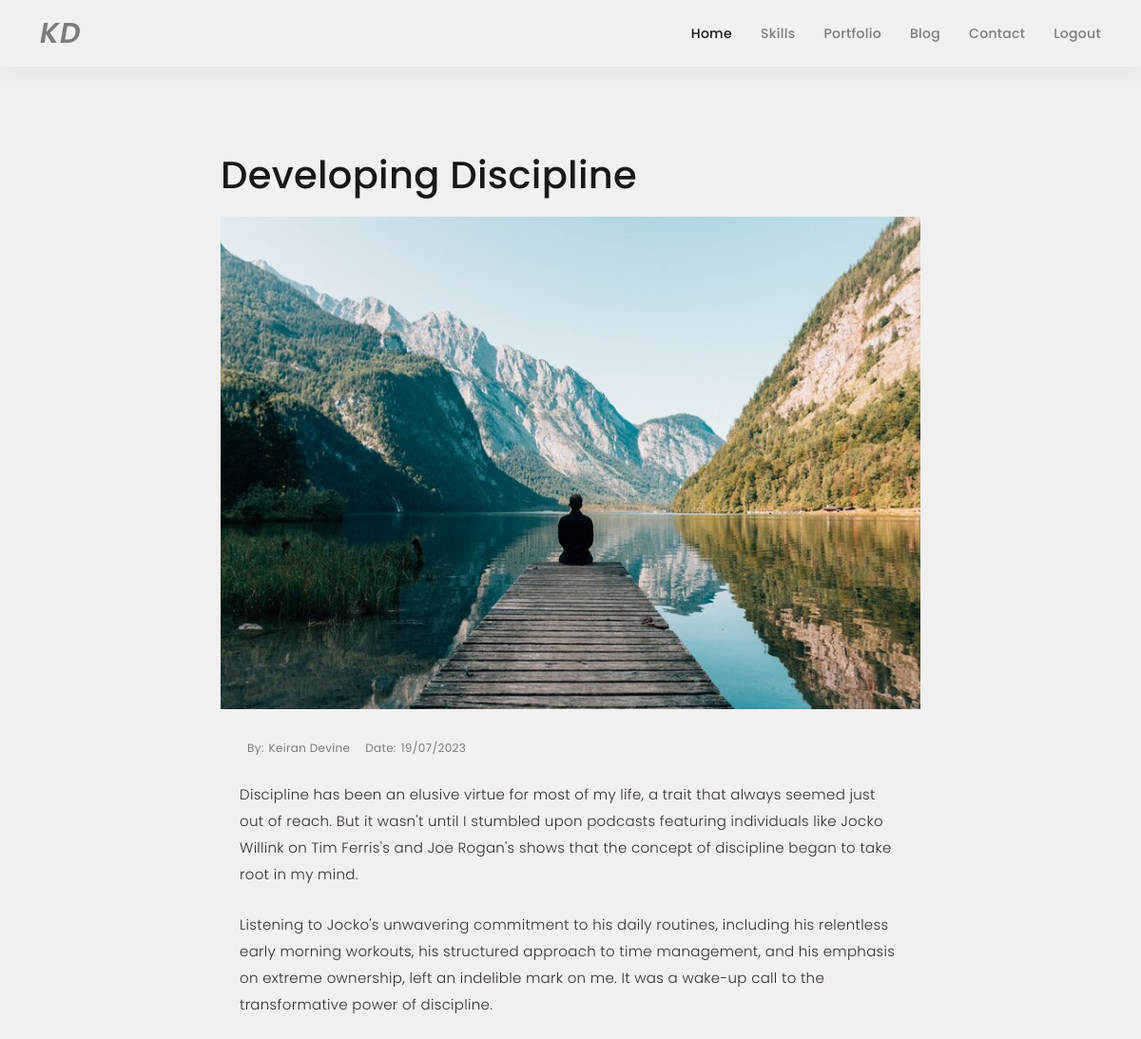
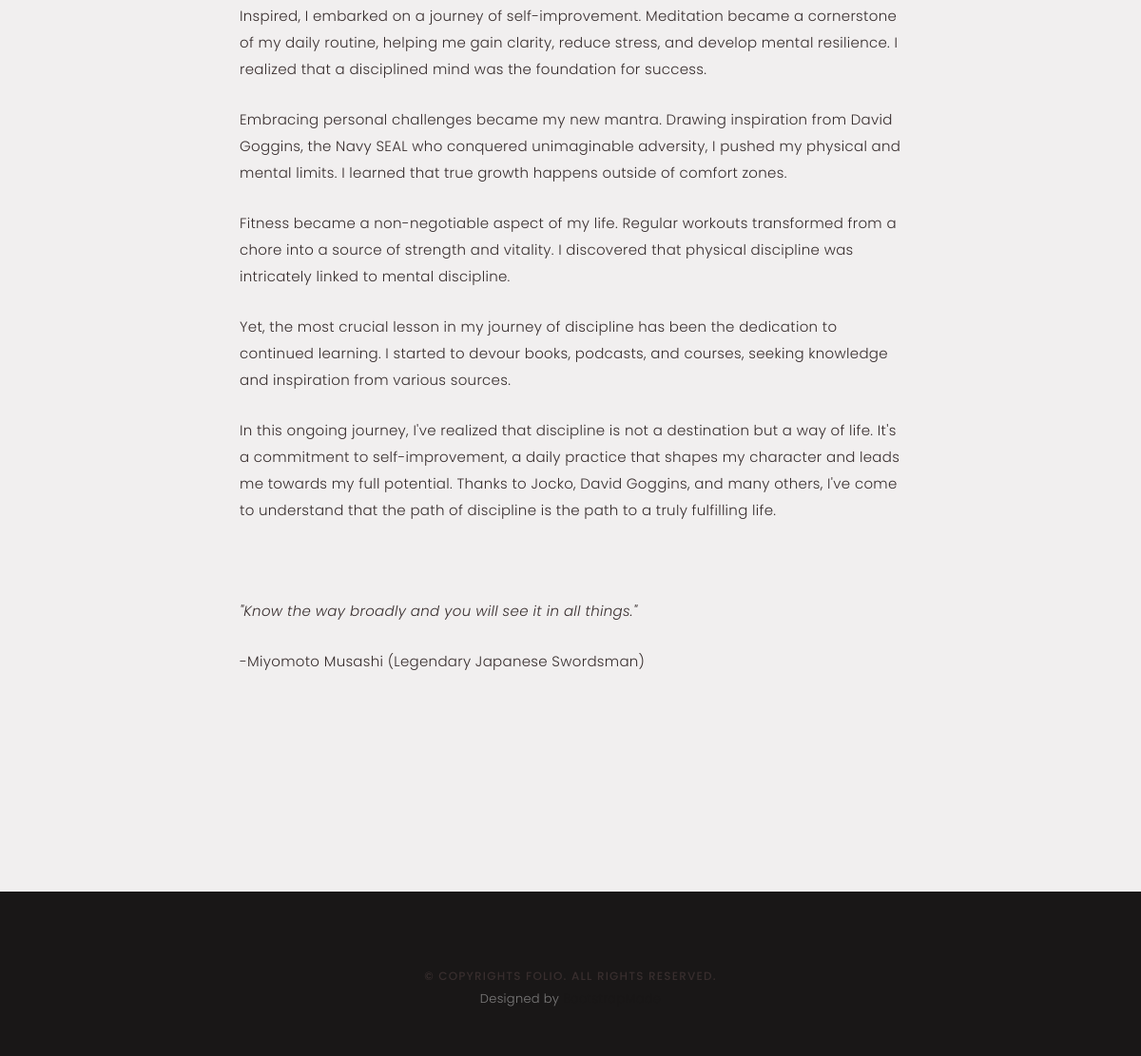
The app's page /blog/1 (signed in) with its own data (2 pictures, top to bottom).
### main.py (models this page shows)
class BlogPost(db.Model):
    id = db.Column(db.Integer, primary_key=True)
    title = db.Column(db.String(250), unique=True, nullable=False)
    subtitle = db.Column(db.String(250), nullable=False)
    date = db.Column(db.String(250), nullable=False)
    body = db.Column(db.Text, nullable=False)
    author = db.Column(db.String(250), nullable=False)
    img_url = db.Column(db.String(250), nullable=False)

### main.py (the view)
@app.route('/blog/<int:blog_id>')
def get_post(blog_id):
    requested_post = BlogPost.query.get(blog_id)
    return render_template('blog-single.min.html', post=requested_post, charset='UTF-8')

### main.py (called while the page is built)
@login_manager.user_loader
def load_user(user_id):
    return User.query.get(int(user_id))

### templates/blog-single.min.html
{% extends 'base.html' %} {% block content %}<body><main id="main"><div class="main-content paddsection"><div class="container"><div class="row justify-content-center"><div class="col-md-8 col-md-offset-2"><div class="row"><div class="container-main single-main"><div class="col-md-12"><div class="block-main mb-30"><h1 id="post-title">{{ post.title }}</h1><br><img src="{{post.img_url}}" class="img-responsive" alt="" width="100%"><div class="content-main single-post padDiv"><div class="post-meta"><ul class="list-unstyled mb-0"><li class="author">by:<a href="https://www.linkedin.com/in/keiran-devine-1ba373274/">{{post.author}}</a></li><li class="date">date:<a href="#">19/07/2023</a></li></ul></div><p>{{ post.body|safe }}</p></div></div></div></div></div></div></div></div></div></main>{% endblock %}</body>

### static/assets/css/style.css (style rules this page uses)
body { background-color: #F1EFEF; color: #7D7C7C; font-family: "Poppins", helvetica; font-size: 15px; font-weight: 300; line-height: 20px; letter-spacing: 0.02em; overflow-x: hidden; margin: 0 auto; padding: 0; box-sizing: border-box; }
h1, h2, h3, h4, h5 { margin: 0; }
a { color: #191717; text-decoration: none !important; transition: all 0.2s ease-in-out 0s; }
p { margin: 25px 0; padding: 0; font-size: 15px; color: #382E2E; line-height: 28px; }
.padDiv { padding: 30px 20px; }
.paddsection { padding-top: 90px; padding-bottom: 90px; }
.mb-30 { margin-bottom: 30px; }
.main-content { padding-top: 140px; }
.main-content { background: #F1EFEF; }
.main-content .container-main { display: inline-block; width: 100%; }
.main-content .container-main .block-main { margin-bottom: 30px; overflow: hidden; }
.container-main .block-main .content-main { background: #F1EFEF none repeat scroll 0 0; display: inline-block; width: 100%; }
.post-meta ul li { font-size: 12px; font-weight: normal; margin-left: 8px; margin-right: 8px; text-transform: capitalize; display: inline-block; float: none; }
.content-main .post-meta a { color: #7D7C7C; margin-left: 5px; }
#post-title { color: #191717; }

### records on screen
BlogPost: title "Developing Discipline", img_url (picture), author "Keiran Devine", body "Discipline has been an elusive virtue for most of my life, a trait that always seemed just out of reach. But it wasn't until I stumbled upon podcasts featuring individuals like Jocko Willink on Tim Ferris's and Joe Rogan's shows that the concept of discipline began to take root in my mind. Listening to Jocko's unwavering commitment to his daily routines, including his relentless early morning workouts, his structured approach to time management, and his emphasis on extreme ownership, left an indelible mark on me. It was a wake-up call to the transformative power of discipline. Inspired, I embarked on a journey of self-improvement. Meditation became a cornerstone of my daily routine, helping…"
